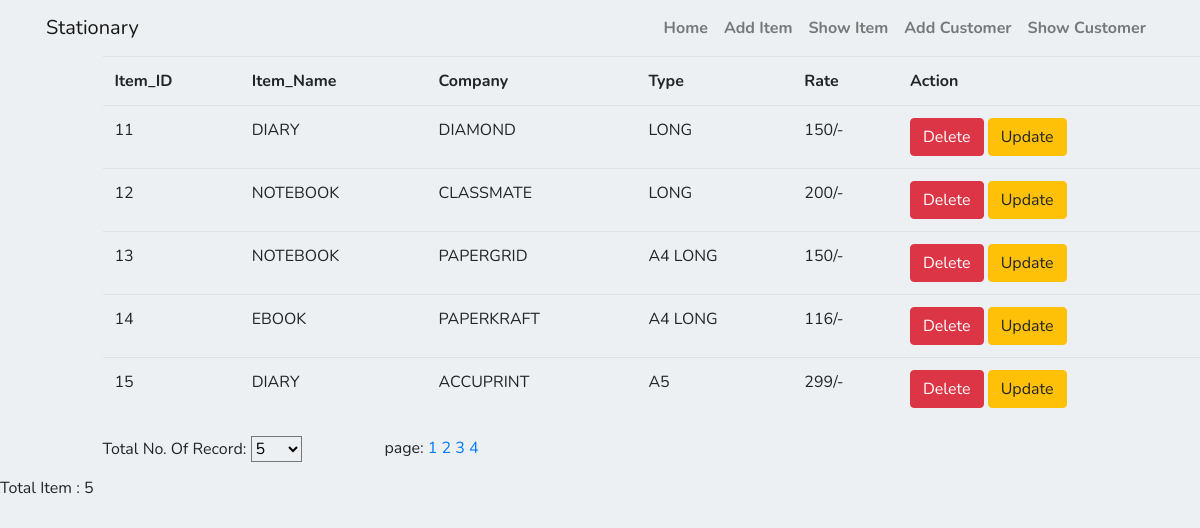
The page /showitem/3/ on the database its author committed.
### app/models.py (models this page shows, shortened)
class ShopManagment(models.Model):
    Item_Name = models.CharField(max_length=50)
    Company = models.CharField(max_length=50, default='')
    Type = models.CharField(max_length=50, default='')
    Rate = models.IntegerField(max_length=5)

### app/views.py (the view)
# urls.py: path('showitem/', views.showall),
def showall(request, pn=1):
    tr = int(request.COOKIES.get('tr', 5))
    f = ShopManagment.objects.all()
    if tr > len(f):
        tr = len(f)
    tp = math.ceil(len(f)/tr)
    pages = []
    for i in range(1, tp+1):
        pages.append({"href": "/showitem/"+str(i)+"/", "content": i})
    f = f[(pn-1)*tr:(pn-1)*tr+tr]
    response = render(request, 'showitem.html', {'allitem': f, 'pages':pages})
    response.set_cookie('name', 'deepu')
    response.set_cookie('fname', 'rajesh_prasad')
    return response

### app/templates/showitem.html (shortened to what this page needs)
{% extends 'base.html' %}
{% block contents %}
<div class="row">
    <div class="col-md-12">
        <table class="table table-striped">
            <tr>
                <th>Item_ID</th>
                <th>Item_Name</th>
                <th>Company</th>
                <th>Type</th>
                <th>Rate</th>
                <th>Action</th>
            </tr>
            {% for item in allitem %}
            <tr>
                <td>{{ item.id }}</td>
                <td>{{ item.Item_Name|upper }}</td>
                <td>{{ item.Company|upper }}</td>
                <td>{{ item.Type|upper }}</td>
                <td>{{ item.Rate }}/-</td>
                <td><a href="/showitem/delete/{{ item.id }}/"><button class="btn btn-danger">Delete</button></a>
                    <a href="/showitem/update/{{ item.id }}/"><button class="btn btn-warning">Update</button></a></td>
            </tr>
            {% endfor %}
        </table>
        <div class="row">
            <div class="col-md-3">
                <label>Total No. Of Record:</label>
                <select onchange="changeTrCookie();" id="str">
                    <script type="text/javascript">
                        var tr = parseInt(getcookie("tr"));
                           var options="";
                           var optionValue=[5,10,25,50,100];
                           var i;
                           for(i=0;i<optionValue.length;i++)
                           {
                           options=options+'<option value="'+optionValue[i]+'"';
                           if(optionValue[i]==tr)
                           options=options+" selected";
                           options=options+'>'+optionValue[i]+'</option>';
                           }
                           document.write(options);
                    </script>
                </select>
            </div>
            <div class="col-md-9">
                <p>page:
        {% for i in pages %}
            <a href="{{i.href}}">{{ i.content }}</a>
            {% endfor %}
        </p>
            </div>
        </div>
    </div>
</div>
{% endblock contents %}
{% block footer %}
<p>Total Item : {{ allitem|length }}</p>
{% endblock footer %}

### app/static/app/styling/base.css (style rules this page uses)
* { padding:0; margin:0; background-color: #ecf0f3; font-family: 'Nunito', sans-serif; }

### rows shown on the page
ShopManagment: id "11", Item_Name "DIARY", Company "DIAMOND", Type "LONG", Rate "150"
ShopManagment: id "12", Item_Name "NOTEBOOK", Company "CLASSMATE", Type "LONG", Rate "200"
ShopManagment: id "13", Item_Name "NOTEBOOK", Company "PAPERGRID", Type "A4 LONG", Rate "150"
ShopManagment: id "14", Item_Name "EBOOK", Company "PAPERKRAFT", Type "A4 LONG", Rate "116"
ShopManagment: id "15", Item_Name "DIARY", Company "ACCUPRINT", Type "A5", Rate "299"

### other values the page prints
{{ i.content }} "1" "2" "3" "4"
{{ allitem|length }} "5"
